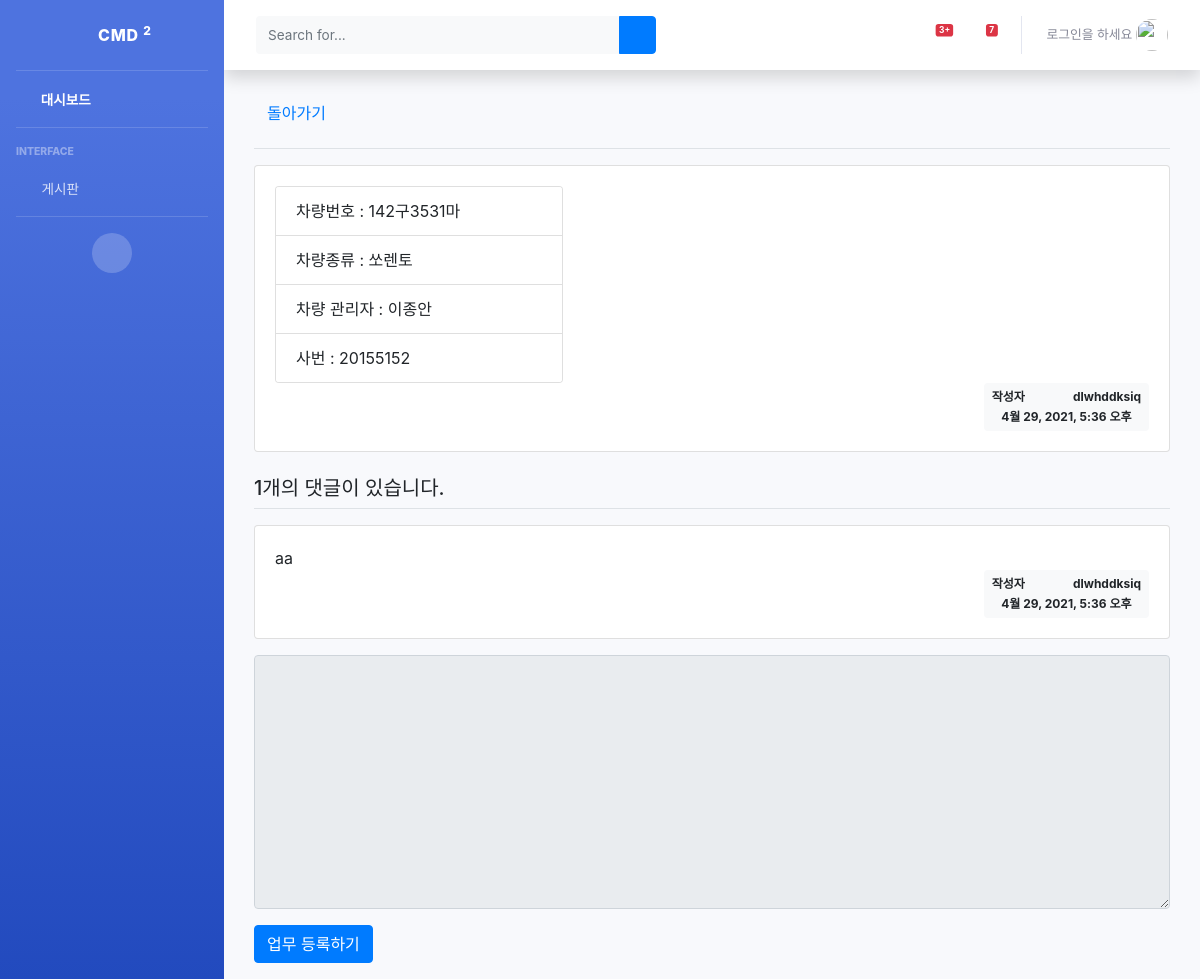
Screenshot of /pybo/1/ with the database file from the repository.
### pybo/models.py (models this page shows)
class Question(models.Model):
    Car_num = models.CharField(max_length=15)
    Car_variety = models.CharField(max_length=10)
    Car_manager = models.CharField(max_length=10)
    bussiness_num = models.CharField(max_length=15)
    author = models.ForeignKey(User, on_delete=models.CASCADE)
    create_date = models.DateTimeField()
    modify_date = models.DateTimeField(null=True, blank=True)

class Answer(models.Model):
    question = models.ForeignKey(Question, on_delete=models.CASCADE)
    content = models.TextField()
    create_date = models.DateTimeField()
    modify_date = models.DateTimeField(null=True, blank=True)
    author = models.ForeignKey(User, on_delete=models.CASCADE)

### pybo/views.py (the view)
# urls.py: path('<int:question_id>/', views.detail, name='detail'),
def detail(request, question_id):
    question = get_object_or_404(Question, pk=question_id)
    context = {'question': question}
    return render(request, 'question_detail.html', context)

### templates/question_detail.html (shortened to what this page needs)
{% extends 'base.html' %}
{% load static %}
{% block content %}
    <link rel="stylesheet" type="text/css" href="{% static 'bootstrap.min.css' %}">
    <div class="container my-3">
        <button class="btn btn-facebook"><a href="{% url 'pybo:index' %}">돌아가기</a></button>
        <h2 class="border-bottom py-2">{{ question.subject }}</h2>
        <div class="card my-3">
                        <div class="card-body">
                              <div class="card" style="width: 18rem;">
                <ul class="list-group list-group-flush">
                    <li class="list-group-item">차량번호 : {{ question.Car_num }}</li>
                    <li class="list-group-item">차량종류 : {{ question.Car_variety }}</li>
                    <li class="list-group-item">차량 관리자 : {{ question.Car_manager }}</li>
                    <li class="list-group-item">사번 : {{ question.bussiness_num }}</li>
                </ul>
            </div>
                            <div class="d-flex justify-content-end">
                                <div class="badge badge-light p-2">
                                    <div class="mb-2"><span class="author mr-5">작성자</span>{{ question.author.username }}</div>
                                    {{ question.create_date }}
                                </div>
                            </div>
        </div>
    </div>
    <h5 class="border-bottom my-3 py-2">{{ question.answer_set.count }}개의 댓글이 있습니다.</h5>
    {% for answer in question.answer_set.all %}
        <div class="card my-3">
            <div class="card-body">
                <div class="card-text" style="white-space: pre-line;">{{ answer.content }}</div>
                <div class="d-flex justify-content-end">
                    <div class="badge badge-light p-2">
                        <div class="mb-2"><span class="author mr-5">작성자</span>{{ answer.author.username }}</div>
                        {{ answer.create_date }}
                    </div>
                </div>
            </div>
        </div>
    {% endfor %}
    <form action="{% url 'pybo:answer_create' question.id %}" method="post" class="my-3">
        <div class="form-group">
                   <textarea {% if not user.is_authenticated %}disabled{% endif %}
                             name="content" id="content" class="form-control" rows="10"></textarea>
        </div>
        <input type="submit" value="업무 등록하기" class="btn btn-primary">
    </form>
    </div>
{% endblock %}

### rows the page displays
Question: Car_num "142구3531마", Car_variety "쏘렌토", Car_manager "이종안", bussiness_num "20155152", author.username "dlwhddksiq", create_date "4월 29, 2021, 5:36 오후", answer_set.count "1"
Answer: content "aa", author.username "dlwhddksiq", create_date "4월 29, 2021, 5:36 오후"
